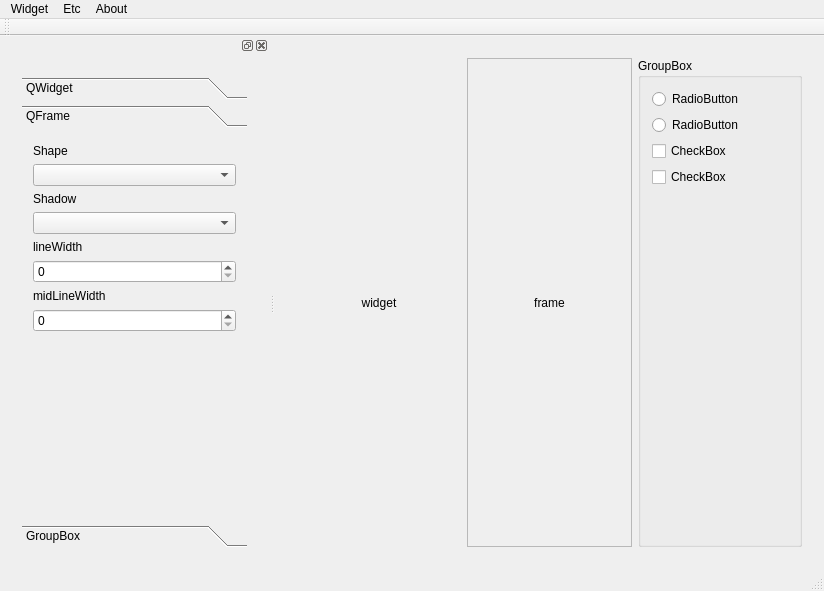
<?xml version="1.0" encoding="UTF-8"?>
<ui version="4.0">
 <class>MainWindow</class>
 <widget class="QMainWindow" name="MainWindow">
  <property name="geometry">
   <rect>
    <x>0</x>
    <y>0</y>
    <width>824</width>
    <height>591</height>
   </rect>
  </property>
  <property name="windowTitle">
   <string>MainWindow</string>
  </property>
  <widget class="QWidget" name="centralWidget">
   <layout class="QGridLayout" name="gridLayout">
    <item row="0" column="0">
     <widget class="QStackedWidget" name="stackedWidget">
      <widget class="QWidget" name="page_widget">
       <layout class="QGridLayout" name="gridLayout_2">
        <item row="0" column="0">
         <widget class="QWidget" name="widget" native="true">
          <layout class="QGridLayout" name="gridLayout_5">
           <item row="0" column="0">
            <widget class="QLabel" name="label_7">
             <property name="text">
              <string>widget</string>
             </property>
             <property name="alignment">
              <set>Qt::AlignCenter</set>
             </property>
            </widget>
           </item>
          </layout>
         </widget>
        </item>
        <item row="0" column="1">
         <widget class="QFrame" name="frame">
          <property name="frameShape">
           <enum>QFrame::StyledPanel</enum>
          </property>
          <property name="frameShadow">
           <enum>QFrame::Raised</enum>
          </property>
          <layout class="QGridLayout" name="gridLayout_4">
           <item row="0" column="0">
            <widget class="QLabel" name="label_6">
             <property name="text">
              <string>frame</string>
             </property>
             <property name="alignment">
              <set>Qt::AlignCenter</set>
             </property>
            </widget>
           </item>
          </layout>
         </widget>
        </item>
        <item row="0" column="2">
         <widget class="QGroupBox" name="groupBox_demo">
          <property name="title">
           <string>GroupBox</string>
          </property>
          <layout class="QGridLayout" name="gridLayout_3">
           <item row="0" column="0">
            <widget class="QRadioButton" name="radioButton">
             <property name="text">
              <string>RadioButton</string>
             </property>
            </widget>
           </item>
           <item row="1" column="0">
            <widget class="QRadioButton" name="radioButton_2">
             <property name="text">
              <string>RadioButton</string>
             </property>
            </widget>
           </item>
           <item row="2" column="0">
            <widget class="QCheckBox" name="checkBox">
             <property name="text">
              <string>CheckBox</string>
             </property>
            </widget>
           </item>
           <item row="3" column="0">
            <widget class="QCheckBox" name="checkBox_2">
             <property name="text">
              <string>CheckBox</string>
             </property>
            </widget>
           </item>
           <item row="4" column="0">
            <spacer name="verticalSpacer_3">
             <property name="orientation">
              <enum>Qt::Vertical</enum>
             </property>
             <property name="sizeHint" stdset="0">
              <size>
               <width>20</width>
               <height>336</height>
              </size>
             </property>
            </spacer>
           </item>
          </layout>
         </widget>
        </item>
       </layout>
      </widget>
      <widget class="QWidget" name="page_scrollArea">
       <layout class="QGridLayout" name="gridLayout_10">
        <item row="0" column="0">
         <widget class="QScrollArea" name="scrollArea">
          <property name="widgetResizable">
           <bool>true</bool>
          </property>
          <widget class="QWidget" name="widget_2">
           <property name="geometry">
            <rect>
             <x>0</x>
             <y>0</y>
             <width>98</width>
             <height>39</height>
            </rect>
           </property>
           <layout class="QGridLayout" name="gridLayout_11">
            <item row="0" column="0">
             <widget class="QLabel" name="label_8">
              <property name="text">
               <string/>
              </property>
             </widget>
            </item>
           </layout>
          </widget>
         </widget>
        </item>
       </layout>
      </widget>
      <widget class="QWidget" name="page_stackedWidget">
       <layout class="QGridLayout" name="gridLayout_12">
        <item row="0" column="0">
         <widget class="QStackedWidget" name="stackedWidget_demo">
          <widget class="QWidget" name="page_demo_1">
           <layout class="QGridLayout" name="gridLayout_13">
            <item row="0" column="0">
             <widget class="QLabel" name="label_3">
              <property name="text">
               <string>page1</string>
              </property>
              <property name="alignment">
               <set>Qt::AlignCenter</set>
              </property>
             </widget>
            </item>
           </layout>
          </widget>
          <widget class="QWidget" name="page_demo_2">
           <layout class="QGridLayout" name="gridLayout_14">
            <item row="0" column="0">
             <widget class="QLabel" name="label_4">
              <property name="text">
               <string>page2</string>
              </property>
              <property name="alignment">
               <set>Qt::AlignCenter</set>
              </property>
             </widget>
            </item>
           </layout>
          </widget>
         </widget>
        </item>
       </layout>
      </widget>
      <widget class="QWidget" name="page_tabWidget">
       <layout class="QGridLayout" name="gridLayout_15">
        <item row="0" column="0">
         <widget class="QTabWidget" name="tabWidget">
          <property name="currentIndex">
           <number>0</number>
          </property>
          <widget class="QWidget" name="tab_1">
           <attribute name="title">
            <string>Tab 1</string>
           </attribute>
           <layout class="QGridLayout" name="gridLayout_16">
            <item row="0" column="0">
             <widget class="QLabel" name="label">
              <property name="text">
               <string>Tab 1</string>
              </property>
              <property name="alignment">
               <set>Qt::AlignCenter</set>
              </property>
             </widget>
            </item>
           </layout>
          </widget>
          <widget class="QWidget" name="tab_2">
           <attribute name="title">
            <string>Tab 2</string>
           </attribute>
           <layout class="QGridLayout" name="gridLayout_17">
            <item row="0" column="0">
             <widget class="QLabel" name="label_2">
              <property name="text">
               <string>Tab 2</string>
              </property>
              <property name="alignment">
               <set>Qt::AlignCenter</set>
              </property>
             </widget>
            </item>
           </layout>
          </widget>
         </widget>
        </item>
       </layout>
      </widget>
      <widget class="QWidget" name="page_listWidget">
       <layout class="QGridLayout" name="gridLayout_18">
        <item row="0" column="0">
         <widget class="QListWidget" name="listWidget"/>
        </item>
       </layout>
      </widget>
      <widget class="QWidget" name="page_treeWidget">
       <layout class="QGridLayout" name="gridLayout_19">
        <item row="0" column="0">
         <widget class="QTreeWidget" name="treeWidget">
          <column>
           <property name="text">
            <string notr="true">1</string>
           </property>
          </column>
         </widget>
        </item>
       </layout>
      </widget>
      <widget class="QWidget" name="page_tableWidget">
       <layout class="QGridLayout" name="gridLayout_20">
        <item row="0" column="0">
         <widget class="QTableWidget" name="tableWidget"/>
        </item>
       </layout>
      </widget>
      <widget class="QWidget" name="page_mdiArea">
       <layout class="QGridLayout" name="gridLayout_31">
        <item row="0" column="0">
         <widget class="QMdiArea" name="mdiArea"/>
        </item>
       </layout>
      </widget>
     </widget>
    </item>
   </layout>
  </widget>
  <widget class="QMenuBar" name="menuBar">
   <property name="geometry">
    <rect>
     <x>0</x>
     <y>0</y>
     <width>824</width>
     <height>26</height>
    </rect>
   </property>
   <widget class="QMenu" name="menu_page">
    <property name="title">
     <string>Widget</string>
    </property>
    <addaction name="actionQWidget"/>
    <addaction name="actionQScrollArea"/>
    <addaction name="separator"/>
    <addaction name="actionQStackedWidget"/>
    <addaction name="actionQTabWidget"/>
    <addaction name="separator"/>
    <addaction name="actionQListWidget"/>
    <addaction name="actionQTreeWidget"/>
    <addaction name="actionQTableWidget"/>
   </widget>
   <widget class="QMenu" name="menu">
    <property name="title">
     <string>Etc</string>
    </property>
    <addaction name="actionQDockWidget"/>
    <addaction name="actionQMdiArea"/>
    <addaction name="actionOpenGWidget"/>
    <addaction name="actionQuickWidget"/>
   </widget>
   <widget class="QMenu" name="menuAbout">
    <property name="title">
     <string>About</string>
    </property>
    <addaction name="actionAbout_Qt"/>
   </widget>
   <addaction name="menu_page"/>
   <addaction name="menu"/>
   <addaction name="menuAbout"/>
  </widget>
  <widget class="QToolBar" name="mainToolBar">
   <attribute name="toolBarArea">
    <enum>TopToolBarArea</enum>
   </attribute>
   <attribute name="toolBarBreak">
    <bool>false</bool>
   </attribute>
  </widget>
  <widget class="QStatusBar" name="statusBar"/>
  <widget class="QDockWidget" name="dockWidget">
   <property name="minimumSize">
    <size>
     <width>269</width>
     <height>526</height>
    </size>
   </property>
   <attribute name="dockWidgetArea">
    <number>1</number>
   </attribute>
   <widget class="QWidget" name="dockWidgetContents">
    <layout class="QGridLayout" name="gridLayout_21">
     <item row="0" column="0">
      <widget class="QStackedWidget" name="stackedWidget_menu">
       <property name="currentIndex">
        <number>0</number>
       </property>
       <widget class="QWidget" name="page_widget_menu">
        <layout class="QGridLayout" name="gridLayout_7">
         <item row="0" column="0">
          <widget class="QToolBox" name="toolBox">
           <property name="currentIndex">
            <number>1</number>
           </property>
           <widget class="QWidget" name="page">
            <property name="geometry">
             <rect>
              <x>0</x>
              <y>0</y>
              <width>98</width>
              <height>28</height>
             </rect>
            </property>
            <attribute name="label">
             <string>QWidget</string>
            </attribute>
            <layout class="QGridLayout" name="gridLayout_29"/>
           </widget>
           <widget class="QWidget" name="page_2">
            <property name="geometry">
             <rect>
              <x>0</x>
              <y>0</y>
              <width>225</width>
              <height>366</height>
             </rect>
            </property>
            <attribute name="label">
             <string>QFrame</string>
            </attribute>
            <layout class="QGridLayout" name="gridLayout_8">
             <item row="0" column="0">
              <widget class="QLabel" name="label_11">
               <property name="text">
                <string>Shape</string>
               </property>
              </widget>
             </item>
             <item row="1" column="0">
              <widget class="QComboBox" name="cbox_frame_Shape"/>
             </item>
             <item row="2" column="0">
              <widget class="QLabel" name="label_12">
               <property name="text">
                <string>Shadow</string>
               </property>
              </widget>
             </item>
             <item row="3" column="0">
              <widget class="QComboBox" name="cbox_frame_Shadow"/>
             </item>
             <item row="4" column="0">
              <widget class="QLabel" name="label_10">
               <property name="text">
                <string>lineWidth</string>
               </property>
              </widget>
             </item>
             <item row="5" column="0">
              <widget class="QSpinBox" name="spinBox_lineWidth"/>
             </item>
             <item row="6" column="0">
              <widget class="QLabel" name="label_9">
               <property name="text">
                <string>midLineWidth</string>
               </property>
              </widget>
             </item>
             <item row="7" column="0">
              <widget class="QSpinBox" name="spinBox_midLineWidth"/>
             </item>
             <item row="8" column="0">
              <spacer name="verticalSpacer_8">
               <property name="orientation">
                <enum>Qt::Vertical</enum>
               </property>
               <property name="sizeHint" stdset="0">
                <size>
                 <width>20</width>
                 <height>141</height>
                </size>
               </property>
              </spacer>
             </item>
            </layout>
           </widget>
           <widget class="QWidget" name="page_3">
            <property name="geometry">
             <rect>
              <x>0</x>
              <y>0</y>
              <width>121</width>
              <height>102</height>
             </rect>
            </property>
            <attribute name="label">
             <string>GroupBox</string>
            </attribute>
            <layout class="QGridLayout" name="gridLayout_9">
             <item row="0" column="0">
              <widget class="QComboBox" name="cbox_demo_alignment"/>
             </item>
             <item row="1" column="0">
              <widget class="QCheckBox" name="checkBox_demo">
               <property name="text">
                <string>checkable</string>
               </property>
              </widget>
             </item>
             <item row="2" column="0">
              <widget class="QCheckBox" name="checkBox_demo_flat">
               <property name="text">
                <string>flat</string>
               </property>
              </widget>
             </item>
             <item row="3" column="0">
              <spacer name="verticalSpacer_9">
               <property name="orientation">
                <enum>Qt::Vertical</enum>
               </property>
               <property name="sizeHint" stdset="0">
                <size>
                 <width>20</width>
                 <height>261</height>
                </size>
               </property>
              </spacer>
             </item>
            </layout>
           </widget>
          </widget>
         </item>
        </layout>
       </widget>
       <widget class="QWidget" name="page_scrollArea_menu">
        <layout class="QGridLayout" name="gridLayout_30"/>
       </widget>
       <widget class="QWidget" name="page_stackedWidget_menu">
        <layout class="QGridLayout" name="gridLayout_22">
         <item row="0" column="0">
          <widget class="QPushButton" name="btn_stackedWidget_toggle">
           <property name="text">
            <string>切换页</string>
           </property>
          </widget>
         </item>
         <item row="1" column="0">
          <widget class="QPushButton" name="btn_stackedWidget_insert">
           <property name="text">
            <string>插入页</string>
           </property>
          </widget>
         </item>
         <item row="2" column="0">
          <widget class="QPushButton" name="btn_stackedWidget_delete">
           <property name="text">
            <string>删除页</string>
           </property>
          </widget>
         </item>
         <item row="3" column="0">
          <spacer name="verticalSpacer">
           <property name="orientation">
            <enum>Qt::Vertical</enum>
           </property>
           <property name="sizeHint" stdset="0">
            <size>
             <width>20</width>
             <height>348</height>
            </size>
           </property>
          </spacer>
         </item>
        </layout>
       </widget>
       <widget class="QWidget" name="page_tabWidget_menu">
        <layout class="QGridLayout" name="gridLayout_23">
         <item row="0" column="0">
          <widget class="QPushButton" name="btn_tabWidget_toggle">
           <property name="text">
            <string>切换页</string>
           </property>
          </widget>
         </item>
         <item row="1" column="0">
          <widget class="QPushButton" name="btn_tabWidget_insert">
           <property name="text">
            <string>插入页</string>
           </property>
          </widget>
         </item>
         <item row="2" column="0">
          <widget class="QPushButton" name="btn_tabWidget_delete">
           <property name="text">
            <string>删除页</string>
           </property>
          </widget>
         </item>
         <item row="3" column="0">
          <widget class="QComboBox" name="cbox_tabWidget"/>
         </item>
         <item row="4" column="0">
          <spacer name="verticalSpacer_2">
           <property name="orientation">
            <enum>Qt::Vertical</enum>
           </property>
           <property name="sizeHint" stdset="0">
            <size>
             <width>20</width>
             <height>320</height>
            </size>
           </property>
          </spacer>
         </item>
        </layout>
       </widget>
       <widget class="QWidget" name="page_listWidget_menu">
        <layout class="QGridLayout" name="gridLayout_24">
         <item row="0" column="0">
          <widget class="QPushButton" name="btn_listWidget_add">
           <property name="text">
            <string>添加列</string>
           </property>
          </widget>
         </item>
         <item row="1" column="0">
          <widget class="QPushButton" name="btn_listWidget_insert">
           <property name="text">
            <string>插入列</string>
           </property>
          </widget>
         </item>
         <item row="2" column="0">
          <widget class="QPushButton" name="btn_listWidget_delete">
           <property name="text">
            <string>删除列</string>
           </property>
          </widget>
         </item>
         <item row="3" column="0">
          <widget class="QPushButton" name="btn_listWidget_clear">
           <property name="text">
            <string>清空列</string>
           </property>
          </widget>
         </item>
         <item row="4" column="0">
          <widget class="QComboBox" name="cbox_listWidget_style"/>
         </item>
         <item row="5" column="0">
          <widget class="QCheckBox" name="cbox_edit">
           <property name="text">
            <string>可编辑</string>
           </property>
          </widget>
         </item>
         <item row="6" column="0">
          <spacer name="verticalSpacer_5">
           <property name="orientation">
            <enum>Qt::Vertical</enum>
           </property>
           <property name="sizeHint" stdset="0">
            <size>
             <width>20</width>
             <height>259</height>
            </size>
           </property>
          </spacer>
         </item>
        </layout>
       </widget>
       <widget class="QWidget" name="page_treeWidget_menu">
        <layout class="QGridLayout" name="gridLayout_25">
         <item row="0" column="0">
          <widget class="QPushButton" name="btn_treeWidget_path">
           <property name="text">
            <string>选择目录</string>
           </property>
          </widget>
         </item>
         <item row="1" column="0">
          <widget class="QPushButton" name="btn_treeWidget_delete">
           <property name="text">
            <string>删除当前项</string>
           </property>
          </widget>
         </item>
         <item row="2" column="0">
          <spacer name="verticalSpacer_6">
           <property name="orientation">
            <enum>Qt::Vertical</enum>
           </property>
           <property name="sizeHint" stdset="0">
            <size>
             <width>20</width>
             <height>383</height>
            </size>
           </property>
          </spacer>
         </item>
        </layout>
       </widget>
       <widget class="QWidget" name="page_tableWidget_menu">
        <layout class="QGridLayout" name="gridLayout_28">
         <item row="0" column="0">
          <widget class="QGroupBox" name="groupBox_2">
           <property name="title">
            <string>table操作</string>
           </property>
           <layout class="QGridLayout" name="gridLayout_26">
            <item row="0" column="0">
             <layout class="QHBoxLayout" name="horizontalLayout">
              <item>
               <widget class="QPushButton" name="btn_tableWidget_init">
                <property name="text">
                 <string>初始化表格</string>
                </property>
               </widget>
              </item>
              <item>
               <widget class="QSpinBox" name="spinBox_row"/>
              </item>
              <item>
               <widget class="QSpinBox" name="spinBox_col"/>
              </item>
             </layout>
            </item>
            <item row="1" column="0">
             <layout class="QHBoxLayout" name="horizontalLayout_2">
              <item>
               <widget class="QPushButton" name="btn_tableWidget_addrow">
                <property name="text">
                 <string>添加行</string>
                </property>
               </widget>
              </item>
              <item>
               <widget class="QPushButton" name="btn_tableWidget_addcol">
                <property name="text">
                 <string>添加列</string>
                </property>
               </widget>
              </item>
             </layout>
            </item>
            <item row="2" column="0">
             <layout class="QHBoxLayout" name="horizontalLayout_3">
              <item>
               <widget class="QPushButton" name="btn_tableWidget_delrow">
                <property name="text">
                 <string>删除行</string>
                </property>
               </widget>
              </item>
              <item>
               <widget class="QPushButton" name="btn_tableWidget_delcol">
                <property name="text">
                 <string>删除列</string>
                </property>
               </widget>
              </item>
             </layout>
            </item>
            <item row="3" column="0">
             <layout class="QHBoxLayout" name="horizontalLayout_4">
              <item>
               <widget class="QPushButton" name="btn_tableWidget_cleartable">
                <property name="text">
                 <string>清除数据</string>
                </property>
               </widget>
              </item>
              <item>
               <widget class="QPushButton" name="btn_tableWidget_cleardate">
                <property name="text">
                 <string>清除表格</string>
                </property>
               </widget>
              </item>
             </layout>
            </item>
            <item row="4" column="0">
             <widget class="QPushButton" name="btn_tableWidget_insertitem">
              <property name="text">
               <string>插入item</string>
              </property>
             </widget>
            </item>
            <item row="5" column="0">
             <widget class="QPushButton" name="btn_tableWidget_adjust">
              <property name="text">
               <string>调整行列间距</string>
              </property>
             </widget>
            </item>
           </layout>
          </widget>
         </item>
         <item row="1" column="0">
          <widget class="QGroupBox" name="groupBox_3">
           <property name="title">
            <string>item属性</string>
           </property>
           <layout class="QGridLayout" name="gridLayout_27">
            <item row="0" column="0">
             <widget class="QComboBox" name="cbox_tableWidget_EditTrigger"/>
            </item>
            <item row="1" column="0">
             <widget class="QComboBox" name="cbox_tableWidget_SelectionBehavior"/>
            </item>
            <item row="2" column="0">
             <widget class="QComboBox" name="cbox_tableWidget_SelectionMode"/>
            </item>
            <item row="3" column="0">
             <widget class="QCheckBox" name="cbox_table_title">
              <property name="text">
               <string>表头</string>
              </property>
              <property name="checked">
               <bool>true</bool>
              </property>
             </widget>
            </item>
           </layout>
          </widget>
         </item>
         <item row="2" column="0">
          <spacer name="verticalSpacer_4">
           <property name="orientation">
            <enum>Qt::Vertical</enum>
           </property>
           <property name="sizeHint" stdset="0">
            <size>
             <width>20</width>
             <height>23</height>
            </size>
           </property>
          </spacer>
         </item>
         <item row="3" column="0">
          <layout class="QHBoxLayout" name="horizontalLayout_5">
           <item>
            <widget class="QLabel" name="lab_x">
             <property name="text">
              <string>X:</string>
             </property>
            </widget>
           </item>
           <item>
            <widget class="QLabel" name="lab_pos_x">
             <property name="text">
              <string>0</string>
             </property>
            </widget>
           </item>
           <item>
            <widget class="QLabel" name="lab_y">
             <property name="text">
              <string>Y:</string>
             </property>
            </widget>
           </item>
           <item>
            <widget class="QLabel" name="lab_pos_y">
             <property name="text">
              <string>0</string>
             </property>
            </widget>
           </item>
           <item>
            <widget class="QLabel" name="lab_content">
             <property name="text">
              <string>content</string>
             </property>
            </widget>
           </item>
          </layout>
         </item>
        </layout>
       </widget>
       <widget class="QWidget" name="page_mdiArea_menu">
        <layout class="QGridLayout" name="gridLayout_6">
         <item row="0" column="0">
          <widget class="QPushButton" name="btn_mdiArea_add">
           <property name="text">
            <string>新建子窗口</string>
           </property>
          </widget>
         </item>
         <item row="1" column="0">
          <widget class="QPushButton" name="btn_mdiArea_close">
           <property name="text">
            <string>删除当前窗口</string>
           </property>
          </widget>
         </item>
         <item row="2" column="0">
          <widget class="QPushButton" name="btn_mdiArea_closeAll">
           <property name="text">
            <string>关闭所有</string>
           </property>
          </widget>
         </item>
         <item row="3" column="0">
          <widget class="QComboBox" name="cbox_mdiArea_model"/>
         </item>
         <item row="4" column="0">
          <widget class="QComboBox" name="cbox_mdiArea_layout"/>
         </item>
         <item row="5" column="0">
          <spacer name="verticalSpacer_7">
           <property name="orientation">
            <enum>Qt::Vertical</enum>
           </property>
           <property name="sizeHint" stdset="0">
            <size>
             <width>20</width>
             <height>292</height>
            </size>
           </property>
          </spacer>
         </item>
        </layout>
       </widget>
      </widget>
     </item>
    </layout>
   </widget>
  </widget>
  <action name="actionQWidget">
   <property name="text">
    <string>QWidget</string>
   </property>
   <property name="toolTip">
    <string>QWidget</string>
   </property>
  </action>
  <action name="actionQScrollArea">
   <property name="text">
    <string>QScrollArea</string>
   </property>
   <property name="toolTip">
    <string>QScrollArea</string>
   </property>
  </action>
  <action name="actionQStackedWidget">
   <property name="text">
    <string>QStackedWidget</string>
   </property>
   <property name="toolTip">
    <string>QStackedWidget</string>
   </property>
  </action>
  <action name="actionQListWidget">
   <property name="text">
    <string>QListWidget</string>
   </property>
   <property name="toolTip">
    <string>QListWidget</string>
   </property>
  </action>
  <action name="actionQTabWidget">
   <property name="text">
    <string>QTabWidget</string>
   </property>
   <property name="toolTip">
    <string>QTabWidget</string>
   </property>
  </action>
  <action name="actionQDockWidget">
   <property name="text">
    <string>QDockWidget</string>
   </property>
   <property name="toolTip">
    <string>QDockWidget</string>
   </property>
  </action>
  <action name="actionQTreeWidget">
   <property name="text">
    <string>QTreeWidget</string>
   </property>
   <property name="toolTip">
    <string>QTreeWidget</string>
   </property>
  </action>
  <action name="actionQTableWidget">
   <property name="text">
    <string>QTableWidget</string>
   </property>
   <property name="toolTip">
    <string>QTableWidget</string>
   </property>
  </action>
  <action name="actionQMdiArea">
   <property name="text">
    <string>QMdiArea</string>
   </property>
   <property name="toolTip">
    <string>QMdiArea</string>
   </property>
  </action>
  <action name="actionOpenGWidget">
   <property name="text">
    <string>OpenGWidget</string>
   </property>
   <property name="toolTip">
    <string>OpenGWidget</string>
   </property>
  </action>
  <action name="actionQuickWidget">
   <property name="text">
    <string>QuickWidget</string>
   </property>
   <property name="toolTip">
    <string>QuickWidget</string>
   </property>
  </action>
  <action name="actionAbout_Qt">
   <property name="text">
    <string>About Qt</string>
   </property>
   <property name="toolTip">
    <string>About Qt</string>
   </property>
  </action>
 </widget>
 <layoutdefault spacing="6" margin="11"/>
 <resources/>
 <connections/>
</ui>
